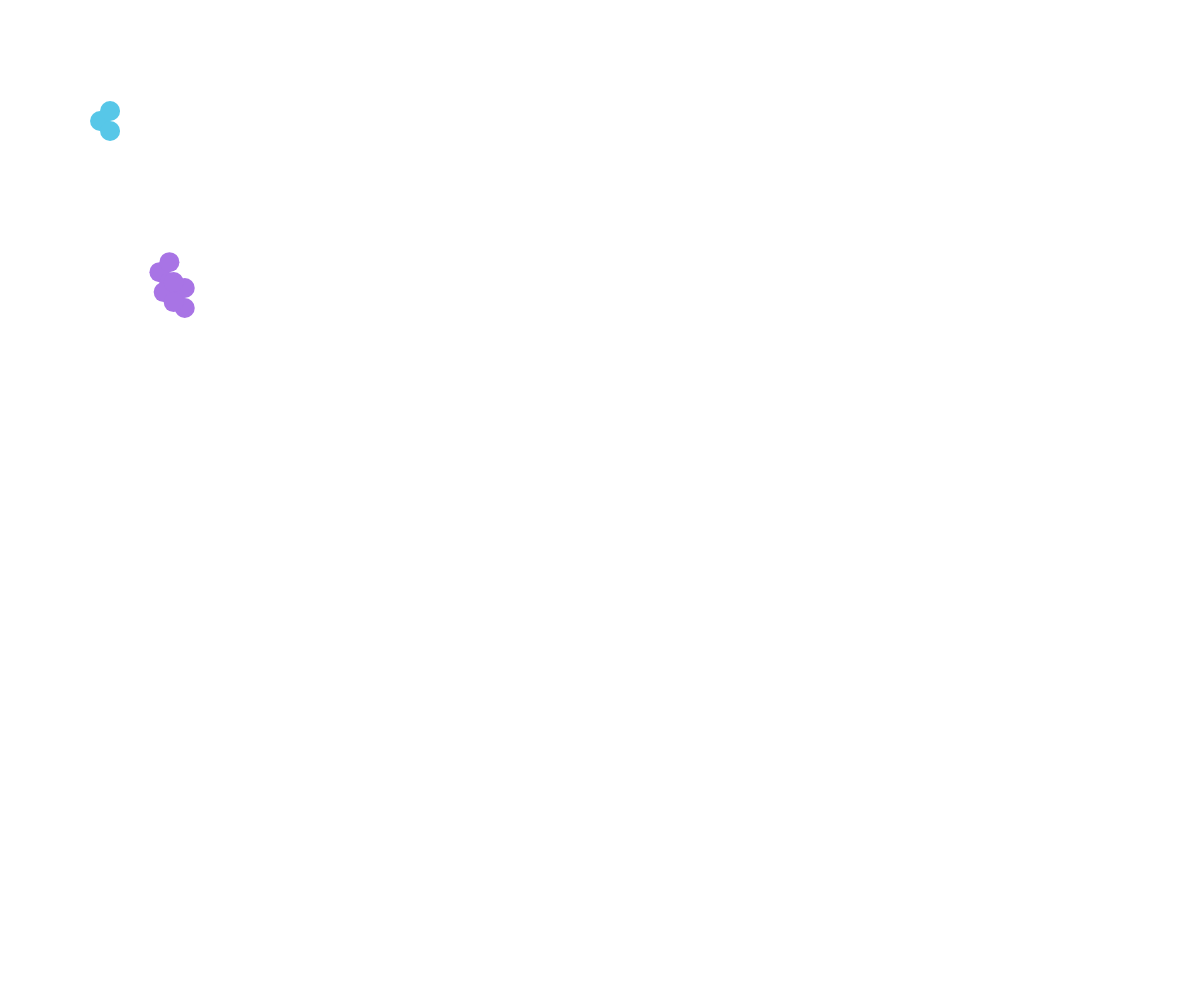
Frame 1 (no input)
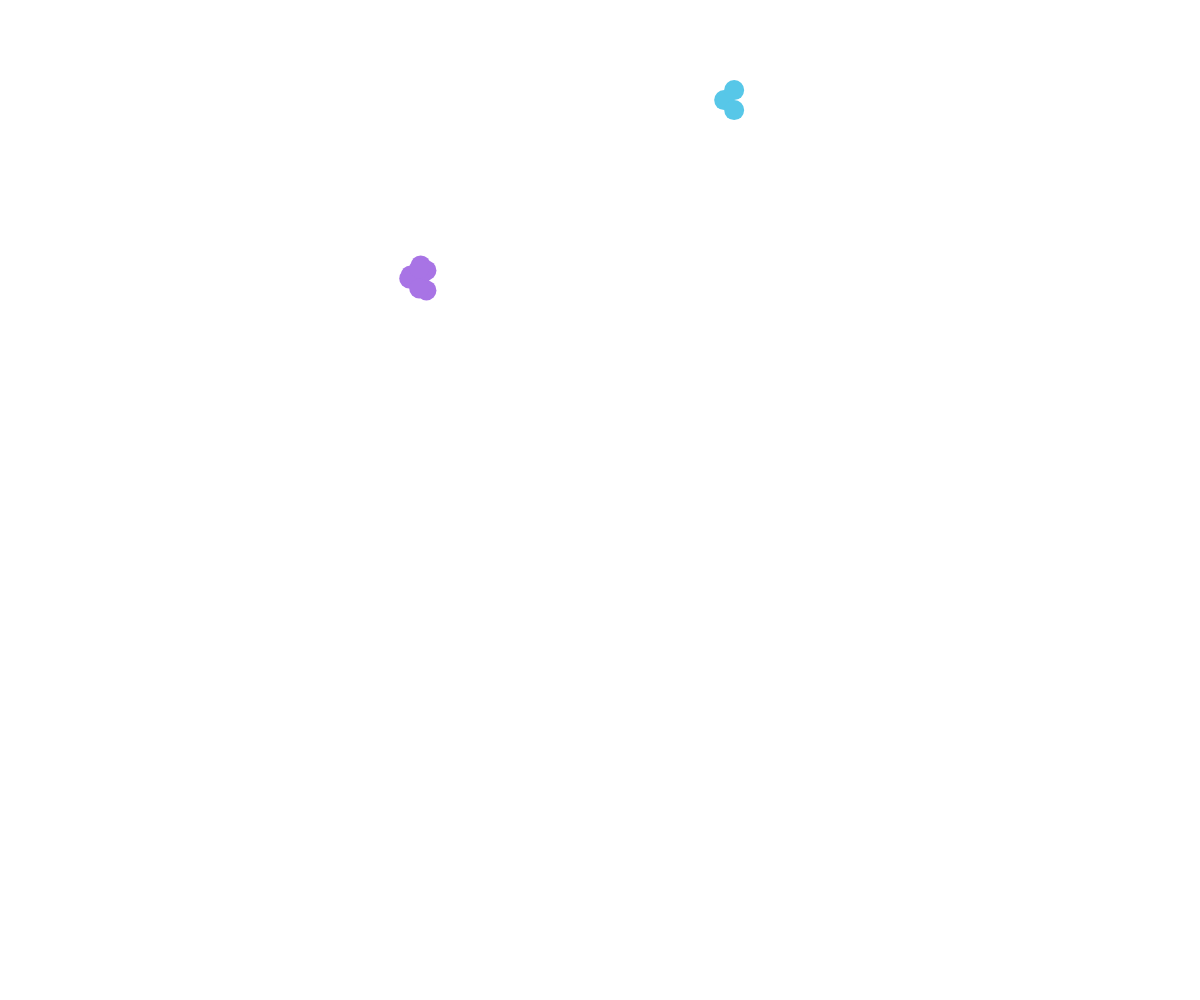
Frame 60 (no input)
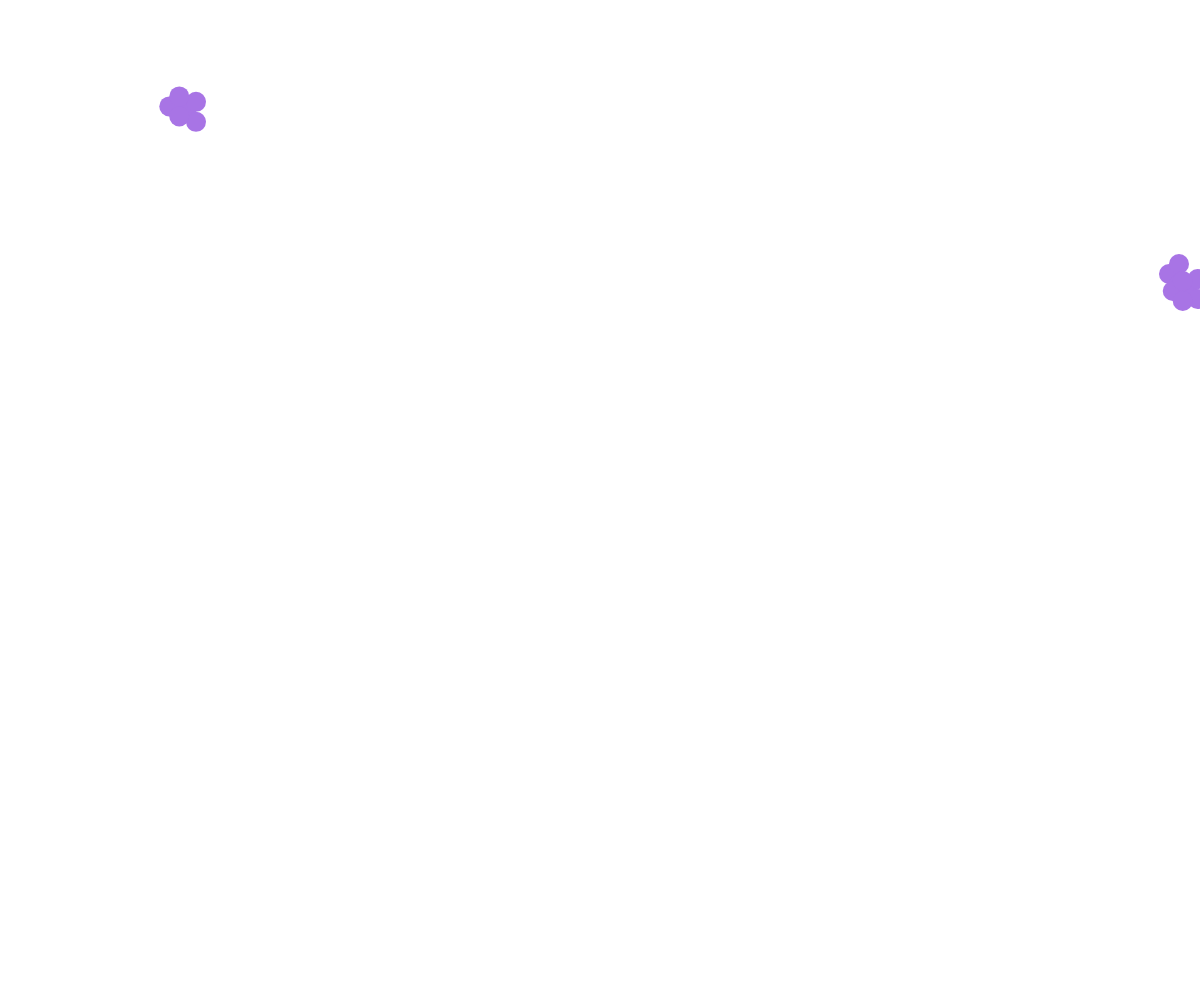
Frame 120 (the mouse pressed at the canvas centre since frame 60)

The p5.js sketch that drew these frames (run headless with seeded random() and noise() and a simulated clock; from frame 60 on, the mouse is pressed at the canvas centre):

// p5.js sketch
// ── sketch.js
// example OOP
// make several objects and load them in an array
// talk about movement

// these will be my initial objects of the class
var clust1;
var clust2;
var c1, c2;
var collection = [];

function setup() {
  createCanvas(windowWidth, windowHeight);
  background(255);
  c1 = color(87, 199, 232);
  c2 = color(168, 116, 229); // purple

  clust1 = new Cluster(1, c1, 60, 80);
  //clust1.update();
  clust1.display(0, 0);

  clust2 = new Cluster(3, c2, 100, 200); // purple
  //clust2.update();
  clust2.display(0, 0);

}

function draw() {
  background(255);
  clust1.update();
  clust1.display(0, 0);

  clust2.update();
  clust2.display(30, 50);
  
  // now we need run and to display our array
  for(var i = 0; i < collection.length; i++){
    collection[i].update();
    collection[i].display(0, 0);
  }

}

function mousePressed(){
  var newbie = new Cluster(random(1, 4), c2, random(30, 100), random(100, 30));
  collection.push(newbie);
}
// ── Cluster.js
// traditional. similiar to Processing
function Cluster(n, c, x, y) {
  this.num = n;
  this.colour = c;
  this.xPos = x;
  this.yPos = y;
  this.w = 20;
  this.acceleration = random(1)/2;  // rate of change of movement
  this.velocity = random(-1, 1); // rate movement

  this.update = function() {
    this.velocity = this.velocity + this.acceleration;
    this.xPos += this.velocity;
    
    

    } // 
    
   this.checker = function(){
    // check if near sides
    // if so invert + slow down - use sin to get it to be cyclical
  }


  // this is a method of Cluster
  this.display = function(tranX, tranY) {
      noStroke();
      fill(this.colour, random(80, 100));

      for (var i = 0; i < this.num; i++) {
        push();
            translate(tranX + random(20, 50), tranY + random(20, 50));
            ellipse(this.xPos, this.yPos, this.w, this.w);
            ellipse(this.xPos + this.w / 2, this.yPos + this.w / 2, this.w, this.w);
            ellipse(this.xPos + this.w / 2, this.yPos - this.w / 2, this.w, this.w);
        pop();
      } // for loop

    } // display


} // class closer
